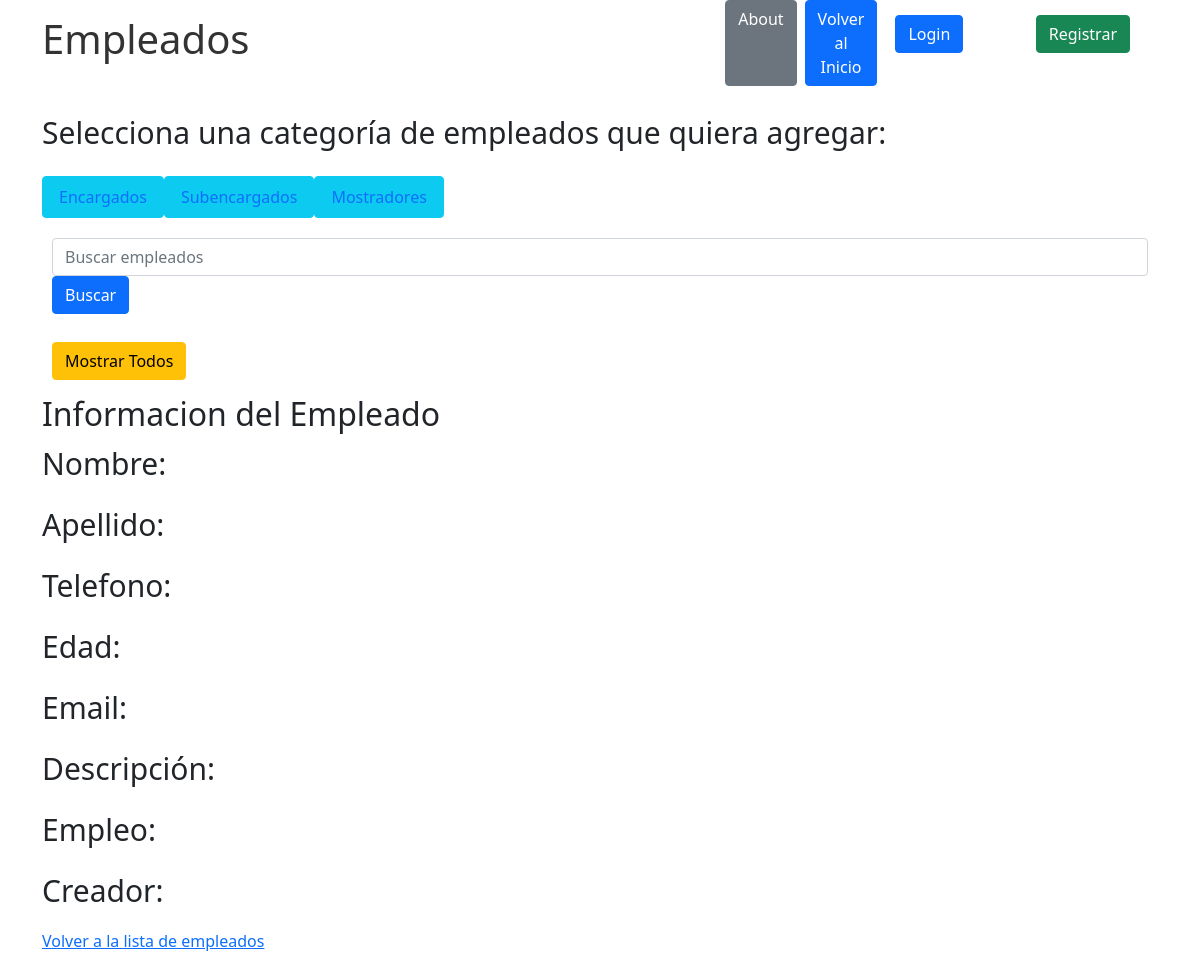
Page /empleados/ver_informacion_empleado/22/ on the earlier database version.
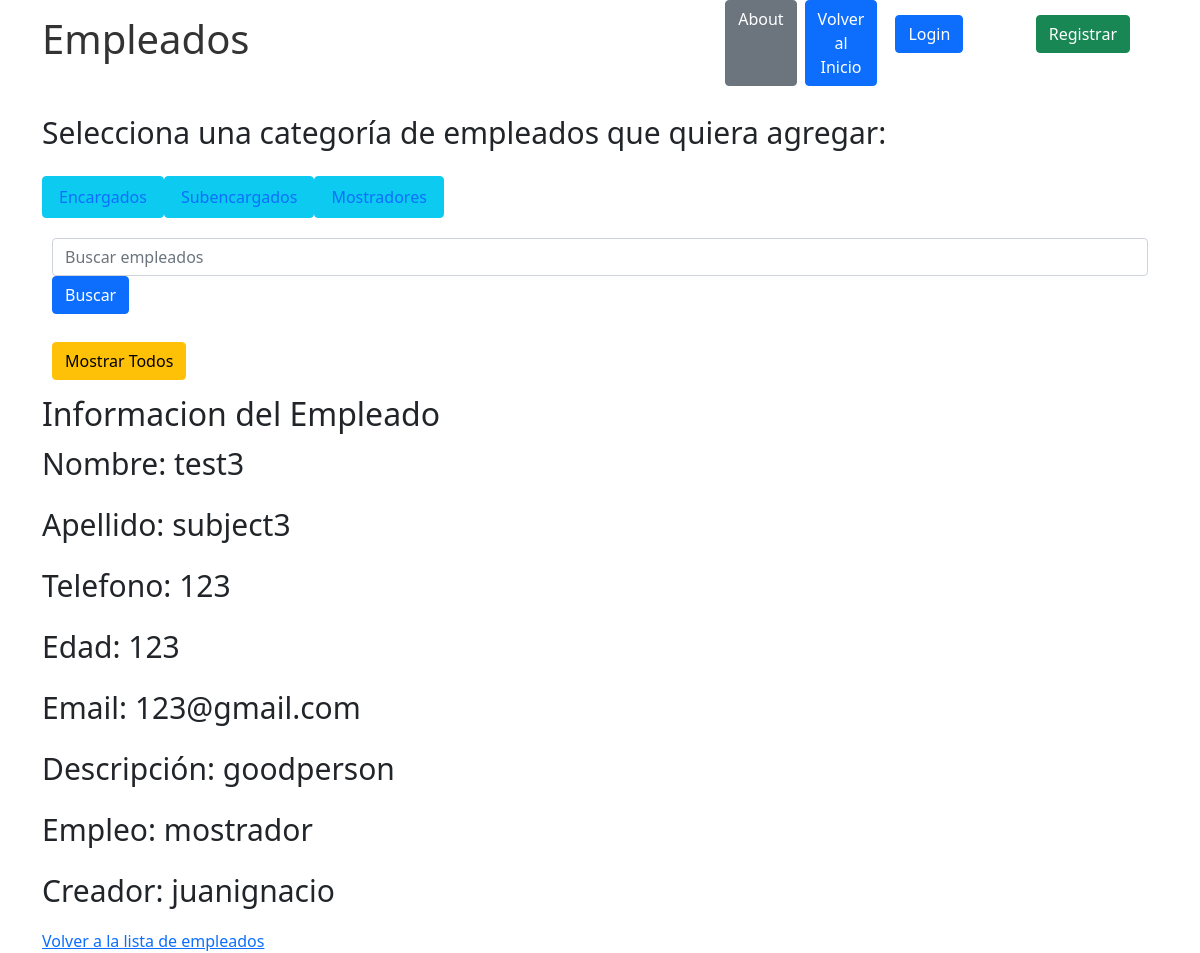
Same page on the later database version.
### empleados/models.py (models this page shows)
class mostrador(models.Model):
    Nombre = models.CharField(max_length=64)
    Apellido = models.CharField(max_length=64)
    telefono = models.CharField(max_length=20)
    edad = models.IntegerField()
    email = models.EmailField()
    descripcion = models.CharField(max_length=100)
    empleo = models.CharField(max_length=64, default='mostrador')
    creador = models.ForeignKey(User, on_delete=models.SET_NULL, null=True)

### empleados/views.py (the view)
# urls.py: path('ver_informacion_empleado/<int:empleado_id>/', views.ver_informacion_empleado, name='ver_informacion_empleado'),
def ver_informacion_empleado(request, empleado_id):
    empleado = (
        encargado.objects.filter(id=empleado_id).first() or
        subencargado.objects.filter(id=empleado_id).first() or
        mostrador.objects.filter(id=empleado_id).first()
    )
    return render(request, 'ver_informacion_empleado.html', {'empleado': empleado})

### empleados/templates de empleados/ver_informacion_empleado.html
{% extends 'base.html' %}
{% block content %}
  <h2>Informacion del Empleado</h2>
  <p>Nombre: {{ empleado.Nombre }}</p>
  <p>Apellido: {{ empleado.Apellido }}</p>
  <p>Telefono: {{ empleado.telefono }}</p>
  <p>Edad: {{ empleado.edad }}</p>
  <p>Email: {{ empleado.email }}</p>
  <p>Descripción: {{ empleado.descripcion }}</p>
  <p>Empleo: {{ empleado.empleo }}</p>
  <p>Creador: {{ empleado.creador }}</p>
  <a href="{% url 'mostrarempleados' %}">Volver a la lista de empleados</a>
{% endblock %}

Differences in the rows shown:
added mostrador: Nombre "test3", Apellido "subject3", telefono "123", edad "123", email "123@gmail.com", descripcion "goodperson", empleo "mostrador", creador "juanignacio"
